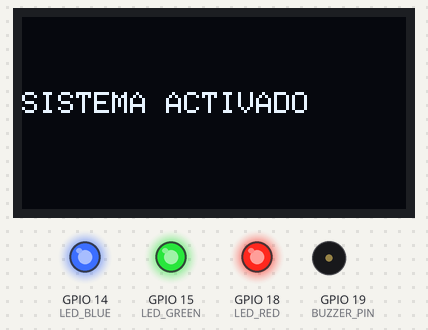
The sketch below on a simulated ESP32. Parts: 128×64 one-colour display, output pins drawn as LEDs (lit = HIGH), buzzer (waves = sounding, pin HIGH). WiFi joins after 1.5 s; servers stay silent unless stated; what the sketch prints to the serial monitor is not drawn.

Above: at 0.1 s.

Measured:
- what the display in image 0 shows lasts 5.0 s, from 0.1 s to 5.1 s

The sketch:

area_receiver.ino
```cpp
/*
  Autonomous IoT Monitoring — V1 area receiver
  Portfolio-safe historical snapshot.

  Wi-Fi and Arduino IoT Cloud credentials/device identifiers have been
  replaced with placeholders. Do not commit real credentials.
*/

#include <WiFi.h>
#include <ArduinoIoTCloud.h>
#include <Arduino_ConnectionHandler.h>

#include <esp_now.h>
#include <esp_wifi.h>
#include <HardwareSerial.h>

#include <Wire.h>
#include <Adafruit_GFX.h>
#include <Adafruit_SSD1306.h>

// SANITIZED ARDUINO CLOUD / WI-FI CONFIGURATION
const char SSID_WIFI[]         = "YOUR_WIFI_SSID";
const char PASS_WIFI[]         = "YOUR_WIFI_PASSWORD";
const char DEVICE_LOGIN_NAME[] = "YOUR_DEVICE_LOGIN_NAME";
const char DEVICE_KEY[]        = "YOUR_DEVICE_SECRET_KEY";

WiFiConnectionHandler ArduinoIoTPreferredConnection(SSID_WIFI, PASS_WIFI);

// CLOUD VARIABLES
float rssiArea;
String estadoPaciente;
bool alarmaCritica;
bool modoPaseoCloud;
bool pacienteLejos;

// OLED
#define SCREEN_WIDTH 128
#define SCREEN_HEIGHT 64

Adafruit_SSD1306 display(SCREEN_WIDTH, SCREEN_HEIGHT, &Wire, -1);

unsigned long oledTiempo = 0;
unsigned long oledDuracion = 0;
bool oledActivo = false;

void oledMensaje(const char* txt, unsigned long duracion = 5000) {
  display.clearDisplay();
  display.setTextSize(1);
  display.setTextColor(SSD1306_WHITE);
  display.setCursor(0, 25);
  display.println(txt);
  display.display();

  oledTiempo = millis();
  oledDuracion = duracion;
  oledActivo = (duracion > 0);
}

// RFID
HardwareSerial RFID(1);

#define RFID_RX 17

String frame = "";

unsigned long lastRFID = 0;
const int BLOQUEO_RFID = 1500;

// PINS
#define BUZZER_PIN 19
#define LED_BLUE   14
#define LED_GREEN  15
#define LED_RED    18

// RSSI
const int PUNTO_ALERTA = -66;
const int PUNTO_SALIDA = -59;

float rssiFiltrado = -40.0;
float alpha = 0.2;

enum Estado { CERCA, LEJOS };
Estado estadoActual = CERCA;

bool alarmaSilenciada = false;
bool modoPaseo = false;

int contadorLejos = 0;
const int CONFIRMACION_LEJOS = 5;

// CRITICAL CONDITION
const int UMBRAL_CRITICO = -84;
const int UMBRAL_CRITICO_SALIDA = -80;

// TIMERS
unsigned long tiempoAzul = 0;
bool azulEncendido = false;
bool rojoActivo = false;

// CLOUD
void initProperties() {
  ArduinoCloud.setBoardId(DEVICE_LOGIN_NAME);
  ArduinoCloud.setSecretDeviceKey(DEVICE_KEY);

  ArduinoCloud.addProperty(rssiArea, READ, 1 * SECONDS, NULL);
  ArduinoCloud.addProperty(estadoPaciente, READ, 1 * SECONDS, NULL);
  ArduinoCloud.addProperty(alarmaCritica, READ, 1 * SECONDS, NULL);
  ArduinoCloud.addProperty(modoPaseoCloud, READ, 1 * SECONDS, NULL);
  ArduinoCloud.addProperty(pacienteLejos, READ, 1 * SECONDS, NULL);
}

// RFID CHECKSUM
bool validarChecksum(String data) {
  byte checksum = 0;

  for (int i = 0; i < 10; i += 2) {
    byte value = strtol(data.substring(i, i + 2).c_str(), NULL, 16);
    checksum ^= value;
  }

  byte recibido = strtol(data.substring(10, 12).c_str(), NULL, 16);
  return checksum == recibido;
}

void leerRFID() {
  while (RFID.available()) {
    char c = RFID.read();

    if (c == 0x02) {
      frame = "";
      return;
    }

    if (c == 0x03) {
      if (frame.length() == 12 && validarChecksum(frame)) {
        if (millis() - lastRFID > BLOQUEO_RFID) {
          oledMensaje("TARJETA DETECTADA", 1000);

          digitalWrite(BUZZER_PIN, HIGH);
          delay(160);
          digitalWrite(BUZZER_PIN, LOW);

          modoPaseo = !modoPaseo;

          if (modoPaseo) {
            oledMensaje("PASEO ACTIVADO", 5000);
          } else {
            oledMensaje("PASEO DESACTIVADO", 5000);
          }

          lastRFID = millis();
        }
      } else {
        oledMensaje("ERROR RFID", 5000);
      }

      frame = "";
      return;
    }

    frame += c;
  }
}

// ESP-NOW
void OnDataRecv(const esp_now_recv_info *info, const uint8_t *data, int len) {
  if (info && info->rx_ctrl) {
    int rssiReal = info->rx_ctrl->rssi;
    rssiFiltrado = (rssiReal * alpha) + (rssiFiltrado * (1.0 - alpha));
  }
}

void setup() {
  Serial.begin(115200);

  initProperties();
  ArduinoCloud.begin(ArduinoIoTPreferredConnection);
  setDebugMessageLevel(2);
  ArduinoCloud.printDebugInfo();

  Wire.begin(7, 6);
  display.begin(SSD1306_SWITCHCAPVCC, 0x3C);
  oledMensaje("INICIANDO");

  RFID.begin(9600, SERIAL_8N1, RFID_RX, -1);

  pinMode(LED_BLUE, OUTPUT);
  pinMode(LED_GREEN, OUTPUT);
  pinMode(LED_RED, OUTPUT);
  pinMode(BUZZER_PIN, OUTPUT);

  digitalWrite(LED_BLUE, HIGH);
  digitalWrite(LED_GREEN, HIGH);
  digitalWrite(LED_RED, HIGH);

  WiFi.mode(WIFI_STA);
  esp_wifi_set_channel(1, WIFI_SECOND_CHAN_NONE);
  WiFi.disconnect();

  if (esp_now_init() != ESP_OK) {
    Serial.println("ERROR ESPNOW");
  }

  esp_now_register_recv_cb(OnDataRecv);
  oledMensaje("SISTEMA ACTIVADO");
}

void loop() {
  ArduinoCloud.update();

  unsigned long ahora = millis();

  if (oledActivo && (ahora - oledTiempo >= oledDuracion)) {
    display.clearDisplay();
    display.display();
    oledActivo = false;
  }

  leerRFID();

  if (estadoActual == CERCA) {
    if (rssiFiltrado <= PUNTO_ALERTA) {
      contadorLejos++;
    } else {
      contadorLejos = 0;
    }

    if (contadorLejos >= CONFIRMACION_LEJOS) {
      estadoActual = LEJOS;
      contadorLejos = 0;
      oledMensaje("PACIENTE LEJOS", 0);
    }
  } else {
    if (rssiFiltrado >= PUNTO_SALIDA) {
      estadoActual = CERCA;
      modoPaseo = false;
      oledMensaje("PACIENTE CERCA", 5000);
    }
  }

  if (estadoActual == LEJOS && !modoPaseo) {
    if (rssiFiltrado <= UMBRAL_CRITICO) {
      digitalWrite(LED_RED, LOW);
      digitalWrite(BUZZER_PIN, HIGH);
      oledMensaje("DISTANCIA CRITICA", 0);
    } else {
      digitalWrite(LED_RED, HIGH);
      digitalWrite(BUZZER_PIN, LOW);
    }
  }

  rssiArea = rssiFiltrado;
  pacienteLejos = (estadoActual == LEJOS);
  modoPaseoCloud = modoPaseo;
  alarmaCritica = (
    rssiFiltrado <= UMBRAL_CRITICO &&
    estadoActual == LEJOS &&
    !modoPaseo
  );

  if (estadoActual == LEJOS) {
    estadoPaciente = "LEJOS";
  } else {
    estadoPaciente = "CERCA";
  }

  Serial.print("RSSI: ");
  Serial.println(rssiFiltrado);

  delay(20);
}
```
